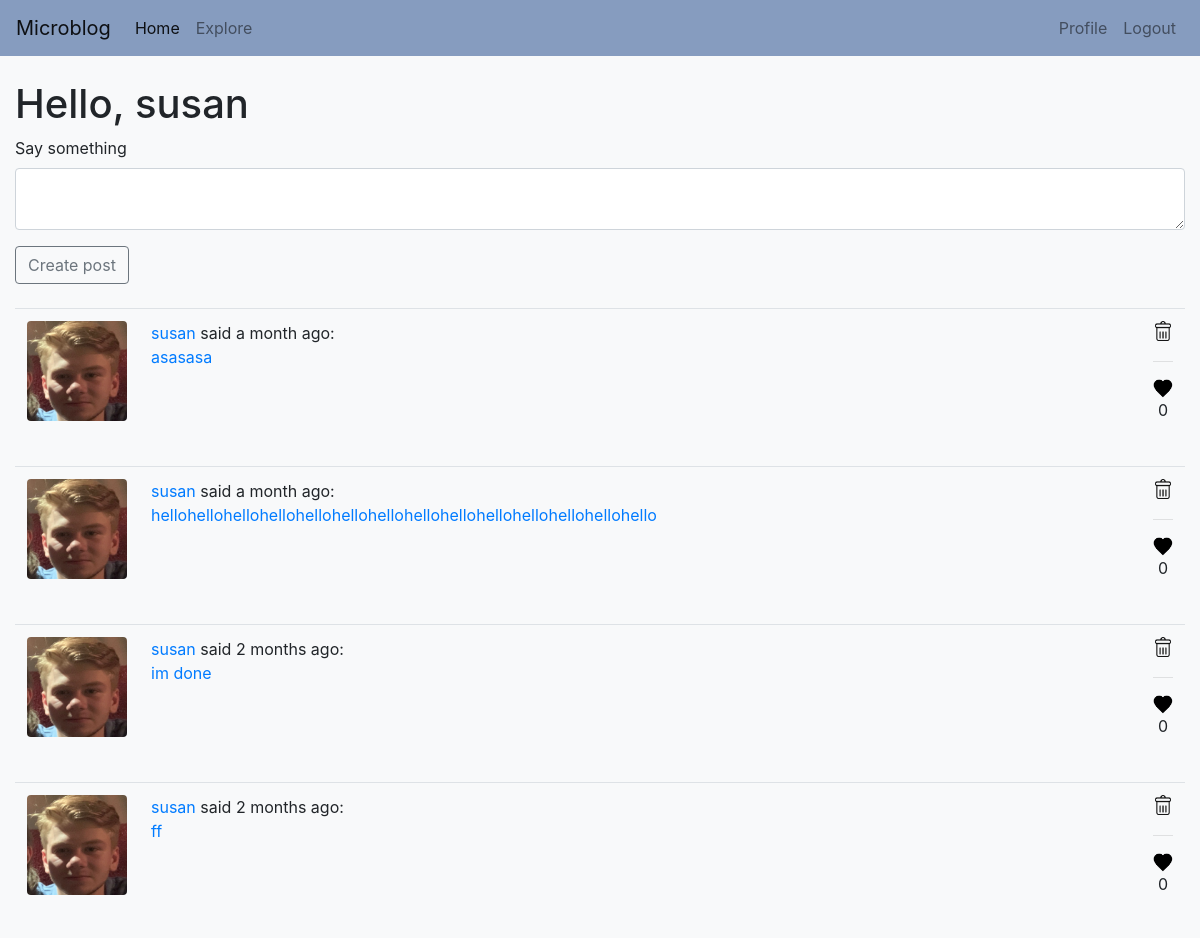
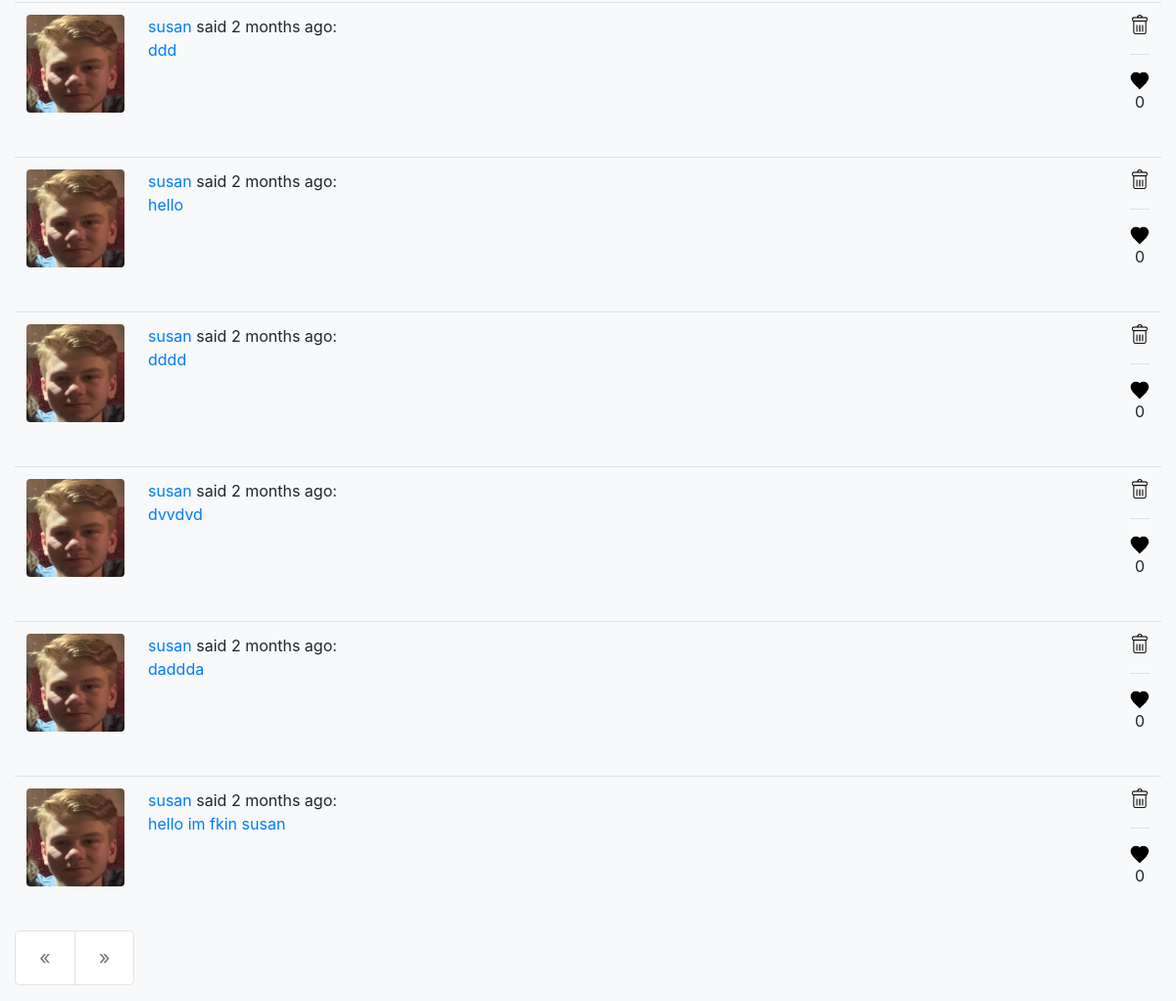
The app's page /index (signed in) with its own data (2 pictures, top to bottom).
### app/models.py (models this page shows, shortened)
class User(UserMixin, db.Model):
    __table_args__ = {'extend_existing': True}
    id = db.Column(db.Integer, primary_key=True)
    username = db.Column(db.String(64), index=True, unique=True)
    email = db.Column(db.String(120), index=True, unique=True)
    password_hash = db.Column(db.String(128))
    posts = db.relationship('Post', backref='author', lazy='dynamic')
    about_me = db.Column(db.String(140))
    last_seen = db.Column(db.DateTime, default=datetime.utcnow)
    ava = db.Column(db.String(20), index=True, default='default.jpg')
    followed = db.relationship(
        'User', secondary=followers,
        primaryjoin=(followers.c.follower_id == id),
        secondaryjoin=(followers.c.followed_id == id),
        backref=db.backref('followers', lazy='dynamic'), lazy='dynamic')
    def followed_posts(self):
        followed = Post.query.join(
            followers, (followers.c.followed_id == Post.user_id)).filter(
            followers.c.follower_id == self.id)
        own = Post.query.filter_by(user_id=self.id)
        return followed.union(own).order_by(Post.timestamp.desc())

class Post(db.Model):
    __table_args__ = {'extend_existing': True}
    id = db.Column(db.Integer, primary_key=True)
    body = db.Column(db.String(140))
    timestamp = db.Column(db.DateTime, index=True, default=datetime.utcnow)
    user_id = db.Column(db.Integer, db.ForeignKey('user.id'))
    comments = db.relationship('Comment', backref='comment', lazy='dynamic')

### app/routes.py (the view, shortened to what this page needs)
@app.route('/', methods=['GET', 'POST'])
@app.route('/index', methods=['GET', 'POST'])
@login_required
def index():
    form = PostForm()
    page = request.args.get('page', 1, type=int)
    posts = current_user.followed_posts().paginate(
        page, app.config['POSTS_PER_PAGE'], False)
    next_url = url_for('index', page=posts.next_num) if posts.has_next else None
    prev_url = url_for('index', page=posts.prev_num) if posts.has_prev else None
    return render_template('index.html', title='Home', form=form,
                           posts=posts.items, next_url=next_url,
                           prev_url=prev_url, Like=Like, index_url=True)

### app/forms.py
class PostForm(FlaskForm):
    post = TextAreaField(_l('Say something', validators=[
        DataRequired(), Length(min=1, max=140)]))
    submit = SubmitField(_l('Submit'))

### app/models.py (called while the page is built)
@login.user_loader
def load_user(id):
    return User.query.get(int(id))

### app/routes.py (called while the page is built)
@app.before_request
def before_request():
    if current_user.is_authenticated:
        current_user.last_seen = datetime.utcnow()
        db.session.commit()
    g.locale = str(get_locale())

### app/templates/index.html (shortened to what this page needs)
{% extends 'base.html' %}
{% import 'bootstrap/wtf.html' as wtf %}
{% block content %}
    <h1>{{ _('Hello, %(username)s', username=current_user.username) }}</h1>
    {% if form %}
        <form class="form form-horizontal" method="post" role="form">
            <div class="form-group  required"><label class="control-label" for="post">{{ _('Say something') }}</label>
                <textarea class="form-control" id="post" name="post" required></textarea>
            </div>
            <input class="btn btn-outline-secondary" id="submit" name="submit" type="submit" value="{{ _('Create post') }}">
        </form>
    {% endif %}
    <br>
    {% with Like=Like %}
    {% for post in posts %}
        {% include '_post.html' %}
    {% endfor %}
    {% endwith %}
    <nav aria-label="Page navigation example">
      <ul class="pagination pagination-lg">
        {% if prev_url %}
            <li class="page-item">
              <a class="page-link" href="{{ prev_url }}" aria-label="Previous">
                <span aria-hidden="true">&laquo;</span>
              </a>
            </li>
        {% else %}
            <li class="page-item disabled">
              <a class="page-link" href="#" tabindex="-1" aria-label="Previous" aria-disabled="true">
                  <span aria-hidden="true">&laquo;</span>
              </a>
            </li>
        {% endif %}
        {% if next_url %}
            <li class="page-item">
              <a class="page-link" href="{{ next_url }}" aria-label="Next">
                <span aria-hidden="true">&raquo;</span>
              </a>
            </li>
        {% else %}
            <li class="page-item disabled">
              <a class="page-link" href="#" tabindex="-1" aria-label="Next" aria-disabled="true">
                  <span aria-hidden="true">&raquo;</span>
              </a>
            </li>
        {% endif %}
      </ul>
    </nav>
{% endblock content %}

### app/templates/_post.html (shortened to what this page needs)
<table class="table table-hover">
    <tr valign="top">
        <div class="col-1">
            <td width="70px">
                <a href="{{ url_for('user', username=post.author.username) }}">
                    <img class="rounded" src="{{ url_for('static', filename='pics/' + post.author.ava) }}" height="100px" width="100px">
                </a>
            </td>
        </div>
        <div class="col-2">
            <td>
                {{ _('%(username)s said %(when)s',
                username=user_link, when=moment(post.timestamp).fromNow()) }}:
                <br>
                <a href="{{ url_for('post', post_id=post.id) }}">
                    <div class="check">{{ post.body }}</div>
                </a>
            </td>
        </div>
        <div class="col-sm-3">
            <td width="40px">
                {% if post.author.username == current_user.username %}
                    <a href="{{ url_for('delete', username=post.author.username, post=post.id) }}">
                        <span>
                        <img alt="Delete post" align="right" src="{{ url_for('static', filename='delete.png') }}" height="20px" width="20px">
                        </span>
                    </a>
                {% endif %}
                <br>
                <hr>
                {% if index_url %}
                    {% if Like.query.filter_by(post_id=post.id, liked_id=current_user.id).first() == None %}
                     <a href="{{ url_for('like_index', username=post.author.username, post=post.id) }}">
                            <span>
                            <img alt="Like post"
                                 align="right" src="{{ url_for('static', filename='like.png') }}"
                                 height="20px" width="20px" >
                            </span>
                     </a>
                    <p align="center">{{ Like.query.filter_by(post_id=post.id).all()|length }}</p>
                    {% endif %}
                {% endif %}
            </td>
        </div>
</table>

### records on screen
Post: ava (picture), body "asasasa", query.filter_by|length "0"
Post: ava (picture), body "hellohellohellohellohellohellohellohellohellohellohellohellohellohello", query.filter_by|length "0"
Post: ava (picture), body "im done", query.filter_by|length "0"
Post: ava (picture), body "ff", query.filter_by|length "0"
Post: ava (picture), body "ddd", query.filter_by|length "0"
Post: ava (picture), body "hello", query.filter_by|length "0"
Post: ava (picture), body "dddd", query.filter_by|length "0"
Post: ava (picture), body "dvvdvd", query.filter_by|length "0"
Post: ava (picture), body "daddda", query.filter_by|length "0"
Post: ava (picture), body "hello im fkin susan", query.filter_by|length "0"
